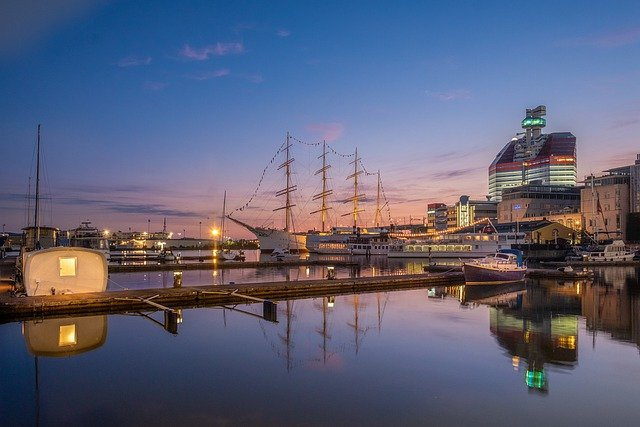
#> input picture opencv_pixel_process/test.jpg, 640 x 427 px
$ python histogram_graph.py
#> lines starting #> are read from the running program, lines starting #| are printed output that depends on the picture; after the words box and inside, x2 and y2 are one past the last pixel; in counts of white or black regions, pixels touching at a corner belong together
import cv2
import numpy as np
import matplotlib.pyplot as plt

def draw_hist_opencv(hist, figSize=(200, 256)):
    graph_img = np.full(figSize, 255, np.uint8) # figSize만큼 흰색 영상 생성
    cv2.normalize(hist, hist, 0, figSize[0], cv2.NORM_MINMAX)
       # 최소-최대 정규화 (최소는 0, 최대는 그래프 그림 사이즈 200(y축)까지 최대)
    gap = graph_img.shape[1] / hist.shape[0]
       # 계급의 너비, 그래프 그림 사이즈 256(x축) / 히스토그램(1D) 크기

    for i, h in enumerate(hist): # i는 히스토그램(1D) 크기, h는 그 값
        x = int(round(i * gap)) # 시작 좌표 (x, 0)
        w = int(round(gap))     # gap만큼 width
        cv2.rectangle(graph_img, (x, 0, w, int(h)), 0, cv2.FILLED)

    return cv2.flip(graph_img, 0) # 그림 상하반전(0), 1의 경우 좌우반전

img = cv2.imread('test.jpg', cv2.IMREAD_GRAYSCALE)
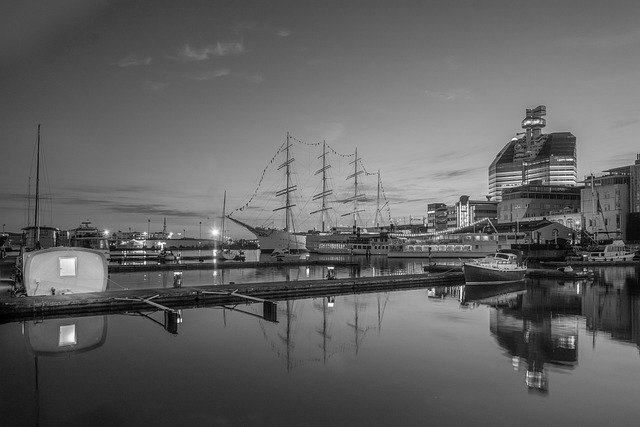
#> img: shape (427, 640); min 0, max 255, mean 98.3
if img is None: raise Exception('영상 읽기 에러')

cv2.imshow('Image', img)
histSize, ranges = 32, [0, 256] # 히스토그램 간격 수, 값의 범위

# OpenCV로 계산 후, OpenCV로 그리기
hist = cv2.calcHist([img], [0], None, [histSize], ranges)
#> hist = 32 values, max 21996 at index 12, min 82 at index 31, mean 8540
hist_img = draw_hist_opencv(hist)
#> the loop in draw_hist_opencv, `for i, h in enumerate(hist):` made 32 passes
#> (h, x) on passes 1 to 12: ([9], 0), ([19.83], 8), ([32.7], 16), ([62.1], 24), ([75.57], 32), ([101.8], 40), ([108.8], 48), ([97.92], 56), ([151.9], 64), ([178.5], 72), ([168.9], 80), ([196.1], 88)
#> after the loop in draw_hist_opencv, `for i, h in enumerate(hist):`:
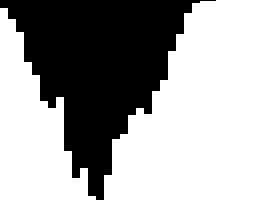
#> graph_img: shape (200, 256); 61.7% white; 1 black region, box (x1, y1, x2, y2) and area: (0, 0, 216, 200) 19632
#> in draw_hist_opencv, `return cv2.flip(graph_img, 0)`:
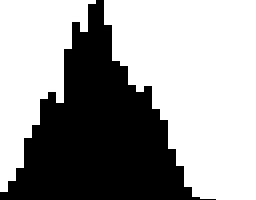
#> returned value: shape (200, 256); 61.7% white; 1 black region, box (x1, y1, x2, y2) and area: (0, 0, 216, 200) 19632
cv2.imshow('Histogram image', hist_img)

# matplotlib로 바로 그리기
#plt.hist(img.ravel(), bins=256, range=ranges)
plt.hist(img.ravel(), bins=histSize, range=ranges)
# ravel 함수는 다차원을 1차원으로 -> 복사되지 않고 자체를 변경
# flatten 함수는 다차원을 1차원으로 -> 복사본 반환
# reshape 함수는 원하는 차원으로 -> 복사되지 않고 자체를 변경
plt.show()
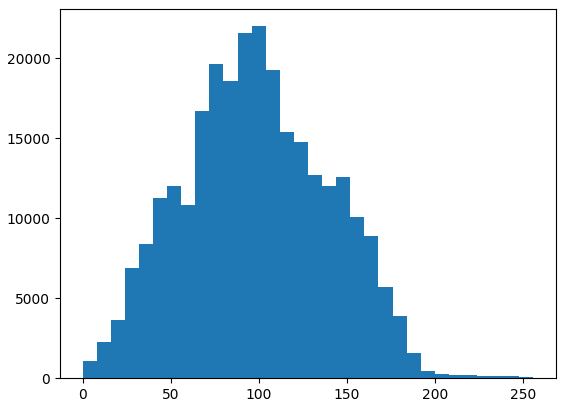
#> figure drawn by matplotlib, 1 panel; tallest bar 21996 high, from x = 96 to 104

cv2.waitKey(0)

$ run again, with opencv_pixel_process/ocean.jpg copied over opencv_pixel_process/test.jpg
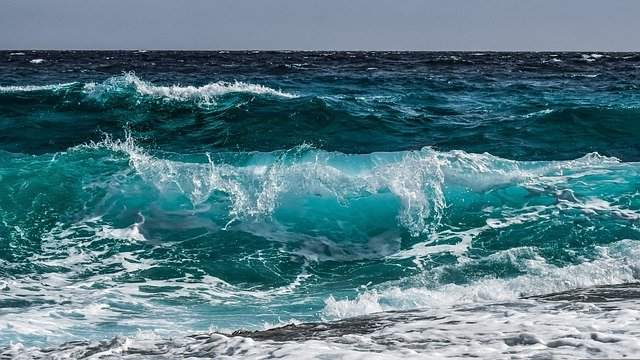
#> input picture opencv_pixel_process/ocean.jpg, 640 x 360 px
#> hist = 32 values, max 23550 at index 18, min 412 at index 0, mean 7200
#> the loop in draw_hist_opencv, `for i, h in enumerate(hist):` made 32 passes
#> (h, x) on passes 1 to 8: ([7.45e-09], 0), ([9.13], 8), ([36.77], 16), ([78.65], 24), ([109.9], 32), ([114.3], 40), ([105.6], 48), ([95.89], 56)
#> after the loop in draw_hist_opencv, `for i, h in enumerate(hist):`:
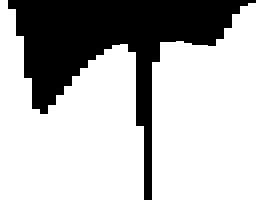
#> graph_img: shape (200, 256); 70.9% white; 1 black region, box (x1, y1, x2, y2) and area: (8, 0, 256, 200) 14904
#> `plt.show()`:
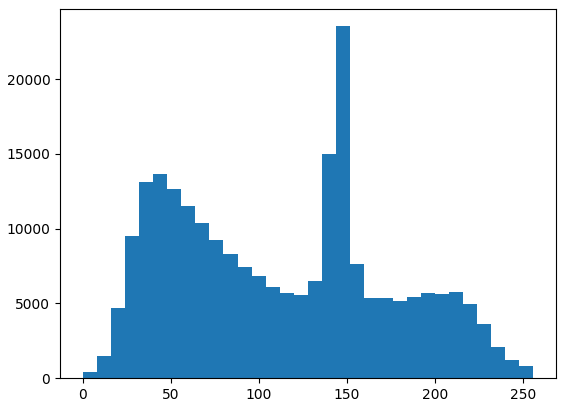
#> figure drawn by matplotlib, 1 panel; tallest bar 23550 high, from x = 144 to 152
